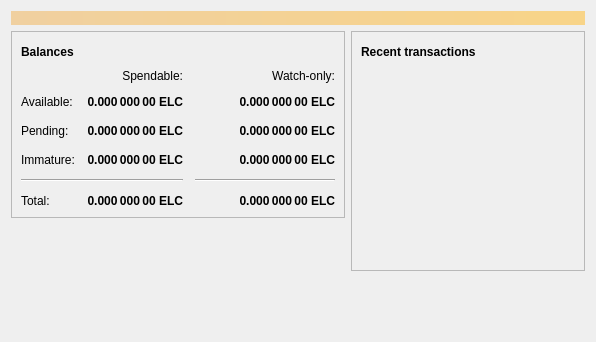
<?xml version="1.0" encoding="UTF-8"?>
<ui version="4.0">
 <class>OverviewPage</class>
 <widget class="QWidget" name="OverviewPage">
  <property name="geometry">
   <rect>
    <x>0</x>
    <y>0</y>
    <width>596</width>
    <height>342</height>
   </rect>
  </property>
  <property name="windowTitle">
   <string>Form</string>
  </property>
  <layout class="QVBoxLayout" name="topLayout">
   <item>
    <widget class="QLabel" name="labelAlerts">
     <property name="visible">
      <bool>false</bool>
     </property>
     <property name="styleSheet">
      <string notr="true">QLabel { background-color: qlineargradient(x1: 0, y1: 0, x2: 1, y2: 0, stop:0 #F0D0A0, stop:1 #F8D488); color:#000000; }</string>
     </property>
     <property name="wordWrap">
      <bool>true</bool>
     </property>
     <property name="margin">
      <number>3</number>
     </property>
     <property name="textInteractionFlags">
      <set>Qt::TextSelectableByMouse</set>
     </property>
    </widget>
   </item>
   <item>
    <layout class="QHBoxLayout" name="horizontalLayout" stretch="1,1">
     <item>
      <layout class="QVBoxLayout" name="verticalLayout_2">
       <item>
        <widget class="QFrame" name="frame">
         <property name="frameShape">
          <enum>QFrame::StyledPanel</enum>
         </property>
         <property name="frameShadow">
          <enum>QFrame::Raised</enum>
         </property>
         <layout class="QVBoxLayout" name="verticalLayout_4">
          <item>
           <layout class="QHBoxLayout" name="horizontalLayout_4">
            <item>
             <widget class="QLabel" name="label_5">
              <property name="font">
               <font>
                <weight>75</weight>
                <bold>true</bold>
               </font>
              </property>
              <property name="text">
               <string>Balances</string>
              </property>
             </widget>
            </item>
            <item>
             <widget class="QPushButton" name="labelWalletStatus">
              <property name="enabled">
               <bool>true</bool>
              </property>
              <property name="maximumSize">
               <size>
                <width>30</width>
                <height>16777215</height>
               </size>
              </property>
              <property name="toolTip">
               <string>The displayed information may be out of date. Your wallet automatically synchronizes with the Eloncoin network after a connection is established, but this process has not completed yet.</string>
              </property>
              <property name="text">
               <string/>
              </property>
              <property name="icon">
               <iconset resource="../bitcoin.qrc">
                <normaloff>:/icons/warning</normaloff>
                <disabledoff>:/icons/warning</disabledoff>:/icons/warning</iconset>
              </property>
              <property name="iconSize">
               <size>
                <width>24</width>
                <height>24</height>
               </size>
              </property>
              <property name="flat">
               <bool>true</bool>
              </property>
             </widget>
            </item>
            <item>
             <spacer name="horizontalSpacer_3">
              <property name="orientation">
               <enum>Qt::Horizontal</enum>
              </property>
              <property name="sizeHint" stdset="0">
               <size>
                <width>40</width>
                <height>20</height>
               </size>
              </property>
             </spacer>
            </item>
           </layout>
          </item>
          <item>
           <layout class="QGridLayout" name="gridLayout">
            <property name="spacing">
             <number>12</number>
            </property>
            <item row="2" column="2">
             <widget class="QLabel" name="labelWatchPending">
              <property name="font">
               <font>
                <weight>75</weight>
                <bold>true</bold>
               </font>
              </property>
              <property name="cursor">
               <cursorShape>IBeamCursor</cursorShape>
              </property>
              <property name="toolTip">
               <string>Unconfirmed transactions to watch-only addresses</string>
              </property>
              <property name="text">
               <string notr="true">0.000 000 00 ELC</string>
              </property>
              <property name="alignment">
               <set>Qt::AlignRight|Qt::AlignTrailing|Qt::AlignVCenter</set>
              </property>
              <property name="textInteractionFlags">
               <set>Qt::LinksAccessibleByMouse|Qt::TextSelectableByKeyboard|Qt::TextSelectableByMouse</set>
              </property>
             </widget>
            </item>
            <item row="2" column="1">
             <widget class="QLabel" name="labelUnconfirmed">
              <property name="font">
               <font>
                <weight>75</weight>
                <bold>true</bold>
               </font>
              </property>
              <property name="cursor">
               <cursorShape>IBeamCursor</cursorShape>
              </property>
              <property name="toolTip">
               <string>Total of transactions that have yet to be confirmed, and do not yet count toward the spendable balance</string>
              </property>
              <property name="text">
               <string notr="true">0.000 000 00 ELC</string>
              </property>
              <property name="alignment">
               <set>Qt::AlignRight|Qt::AlignTrailing|Qt::AlignVCenter</set>
              </property>
              <property name="textInteractionFlags">
               <set>Qt::LinksAccessibleByMouse|Qt::TextSelectableByKeyboard|Qt::TextSelectableByMouse</set>
              </property>
             </widget>
            </item>
            <item row="3" column="2">
             <widget class="QLabel" name="labelWatchImmature">
              <property name="font">
               <font>
                <weight>75</weight>
                <bold>true</bold>
               </font>
              </property>
              <property name="cursor">
               <cursorShape>IBeamCursor</cursorShape>
              </property>
              <property name="toolTip">
               <string>Mined balance in watch-only addresses that has not yet matured</string>
              </property>
              <property name="text">
               <string notr="true">0.000 000 00 ELC</string>
              </property>
              <property name="alignment">
               <set>Qt::AlignRight|Qt::AlignTrailing|Qt::AlignVCenter</set>
              </property>
              <property name="textInteractionFlags">
               <set>Qt::LinksAccessibleByMouse|Qt::TextSelectableByKeyboard|Qt::TextSelectableByMouse</set>
              </property>
             </widget>
            </item>
            <item row="4" column="0" colspan="2">
             <widget class="Line" name="line">
              <property name="orientation">
               <enum>Qt::Horizontal</enum>
              </property>
             </widget>
            </item>
            <item row="4" column="2">
             <widget class="Line" name="lineWatchBalance">
              <property name="sizePolicy">
               <sizepolicy hsizetype="Preferred" vsizetype="Fixed">
                <horstretch>0</horstretch>
                <verstretch>0</verstretch>
               </sizepolicy>
              </property>
              <property name="minimumSize">
               <size>
                <width>140</width>
                <height>0</height>
               </size>
              </property>
              <property name="orientation">
               <enum>Qt::Horizontal</enum>
              </property>
             </widget>
            </item>
            <item row="5" column="0">
             <widget class="QLabel" name="labelTotalText">
              <property name="text">
               <string>Total:</string>
              </property>
             </widget>
            </item>
            <item row="3" column="1">
             <widget class="QLabel" name="labelImmature">
              <property name="font">
               <font>
                <weight>75</weight>
                <bold>true</bold>
               </font>
              </property>
              <property name="cursor">
               <cursorShape>IBeamCursor</cursorShape>
              </property>
              <property name="toolTip">
               <string>Mined balance that has not yet matured</string>
              </property>
              <property name="text">
               <string notr="true">0.000 000 00 ELC</string>
              </property>
              <property name="alignment">
               <set>Qt::AlignRight|Qt::AlignTrailing|Qt::AlignVCenter</set>
              </property>
              <property name="textInteractionFlags">
               <set>Qt::LinksAccessibleByMouse|Qt::TextSelectableByKeyboard|Qt::TextSelectableByMouse</set>
              </property>
             </widget>
            </item>
            <item row="2" column="3">
             <spacer name="horizontalSpacer_2">
              <property name="orientation">
               <enum>Qt::Horizontal</enum>
              </property>
              <property name="sizeHint" stdset="0">
               <size>
                <width>40</width>
                <height>20</height>
               </size>
              </property>
             </spacer>
            </item>
            <item row="3" column="0">
             <widget class="QLabel" name="labelImmatureText">
              <property name="text">
               <string>Immature:</string>
              </property>
             </widget>
            </item>
            <item row="5" column="1">
             <widget class="QLabel" name="labelTotal">
              <property name="font">
               <font>
                <weight>75</weight>
                <bold>true</bold>
               </font>
              </property>
              <property name="cursor">
               <cursorShape>IBeamCursor</cursorShape>
              </property>
              <property name="toolTip">
               <string>Your current total balance</string>
              </property>
              <property name="text">
               <string notr="true">0.000 000 00 ELC</string>
              </property>
              <property name="alignment">
               <set>Qt::AlignRight|Qt::AlignTrailing|Qt::AlignVCenter</set>
              </property>
              <property name="textInteractionFlags">
               <set>Qt::LinksAccessibleByMouse|Qt::TextSelectableByKeyboard|Qt::TextSelectableByMouse</set>
              </property>
             </widget>
            </item>
            <item row="5" column="2">
             <widget class="QLabel" name="labelWatchTotal">
              <property name="font">
               <font>
                <weight>75</weight>
                <bold>true</bold>
               </font>
              </property>
              <property name="cursor">
               <cursorShape>IBeamCursor</cursorShape>
              </property>
              <property name="toolTip">
               <string>Current total balance in watch-only addresses</string>
              </property>
              <property name="text">
               <string notr="true">0.000 000 00 ELC</string>
              </property>
              <property name="alignment">
               <set>Qt::AlignRight|Qt::AlignTrailing|Qt::AlignVCenter</set>
              </property>
              <property name="textInteractionFlags">
               <set>Qt::LinksAccessibleByMouse|Qt::TextSelectableByKeyboard|Qt::TextSelectableByMouse</set>
              </property>
             </widget>
            </item>
            <item row="0" column="2">
             <widget class="QLabel" name="labelWatchonly">
              <property name="text">
               <string>Watch-only:</string>
              </property>
              <property name="alignment">
               <set>Qt::AlignRight|Qt::AlignTrailing|Qt::AlignVCenter</set>
              </property>
             </widget>
            </item>
            <item row="1" column="0">
             <widget class="QLabel" name="labelBalanceText">
              <property name="text">
               <string>Available:</string>
              </property>
             </widget>
            </item>
            <item row="1" column="1">
             <widget class="QLabel" name="labelBalance">
              <property name="font">
               <font>
                <weight>75</weight>
                <bold>true</bold>
               </font>
              </property>
              <property name="cursor">
               <cursorShape>IBeamCursor</cursorShape>
              </property>
              <property name="toolTip">
               <string>Your current spendable balance</string>
              </property>
              <property name="text">
               <string notr="true">0.000 000 00 ELC</string>
              </property>
              <property name="alignment">
               <set>Qt::AlignRight|Qt::AlignTrailing|Qt::AlignVCenter</set>
              </property>
              <property name="textInteractionFlags">
               <set>Qt::LinksAccessibleByMouse|Qt::TextSelectableByKeyboard|Qt::TextSelectableByMouse</set>
              </property>
             </widget>
            </item>
            <item row="1" column="2">
             <widget class="QLabel" name="labelWatchAvailable">
              <property name="font">
               <font>
                <weight>75</weight>
                <bold>true</bold>
               </font>
              </property>
              <property name="cursor">
               <cursorShape>IBeamCursor</cursorShape>
              </property>
              <property name="toolTip">
               <string>Your current balance in watch-only addresses</string>
              </property>
              <property name="text">
               <string notr="true">0.000 000 00 ELC</string>
              </property>
              <property name="alignment">
               <set>Qt::AlignRight|Qt::AlignTrailing|Qt::AlignVCenter</set>
              </property>
              <property name="textInteractionFlags">
               <set>Qt::LinksAccessibleByMouse|Qt::TextSelectableByKeyboard|Qt::TextSelectableByMouse</set>
              </property>
             </widget>
            </item>
            <item row="2" column="0">
             <widget class="QLabel" name="labelPendingText">
              <property name="text">
               <string>Pending:</string>
              </property>
             </widget>
            </item>
            <item row="0" column="1">
             <widget class="QLabel" name="labelSpendable">
              <property name="text">
               <string>Spendable:</string>
              </property>
              <property name="alignment">
               <set>Qt::AlignRight|Qt::AlignTrailing|Qt::AlignVCenter</set>
              </property>
             </widget>
            </item>
           </layout>
          </item>
         </layout>
        </widget>
       </item>
       <item>
        <spacer name="verticalSpacer">
         <property name="orientation">
          <enum>Qt::Vertical</enum>
         </property>
         <property name="sizeHint" stdset="0">
          <size>
           <width>20</width>
           <height>40</height>
          </size>
         </property>
        </spacer>
       </item>
      </layout>
     </item>
     <item>
      <layout class="QVBoxLayout" name="verticalLayout_3">
       <item>
        <widget class="QFrame" name="frame_2">
         <property name="frameShape">
          <enum>QFrame::StyledPanel</enum>
         </property>
         <property name="frameShadow">
          <enum>QFrame::Raised</enum>
         </property>
         <layout class="QVBoxLayout" name="verticalLayout">
          <item>
           <layout class="QHBoxLayout" name="horizontalLayout_2">
            <item>
             <widget class="QLabel" name="label_4">
              <property name="font">
               <font>
                <weight>75</weight>
                <bold>true</bold>
               </font>
              </property>
              <property name="text">
               <string>Recent transactions</string>
              </property>
             </widget>
            </item>
            <item>
             <widget class="QPushButton" name="labelTransactionsStatus">
              <property name="enabled">
               <bool>true</bool>
              </property>
              <property name="maximumSize">
               <size>
                <width>30</width>
                <height>16777215</height>
               </size>
              </property>
              <property name="toolTip">
               <string>The displayed information may be out of date. Your wallet automatically synchronizes with the Eloncoin network after a connection is established, but this process has not completed yet.</string>
              </property>
              <property name="text">
               <string/>
              </property>
              <property name="icon">
               <iconset resource="../bitcoin.qrc">
                <normaloff>:/icons/warning</normaloff>
                <disabledoff>:/icons/warning</disabledoff>:/icons/warning</iconset>
              </property>
              <property name="iconSize">
               <size>
                <width>24</width>
                <height>24</height>
               </size>
              </property>
              <property name="flat">
               <bool>true</bool>
              </property>
             </widget>
            </item>
            <item>
             <spacer name="horizontalSpacer">
              <property name="orientation">
               <enum>Qt::Horizontal</enum>
              </property>
              <property name="sizeHint" stdset="0">
               <size>
                <width>40</width>
                <height>20</height>
               </size>
              </property>
             </spacer>
            </item>
           </layout>
          </item>
          <item>
           <widget class="QListView" name="listTransactions">
            <property name="styleSheet">
             <string notr="true">QListView { background: transparent; }</string>
            </property>
            <property name="frameShape">
             <enum>QFrame::NoFrame</enum>
            </property>
            <property name="verticalScrollBarPolicy">
             <enum>Qt::ScrollBarAlwaysOff</enum>
            </property>
            <property name="horizontalScrollBarPolicy">
             <enum>Qt::ScrollBarAlwaysOff</enum>
            </property>
            <property name="selectionMode">
             <enum>QAbstractItemView::NoSelection</enum>
            </property>
           </widget>
          </item>
         </layout>
        </widget>
       </item>
       <item>
        <spacer name="verticalSpacer_2">
         <property name="orientation">
          <enum>Qt::Vertical</enum>
         </property>
         <property name="sizeHint" stdset="0">
          <size>
           <width>20</width>
           <height>40</height>
          </size>
         </property>
        </spacer>
       </item>
      </layout>
     </item>
    </layout>
   </item>
  </layout>
 </widget>
 <resources/>
 <connections/>
</ui>
